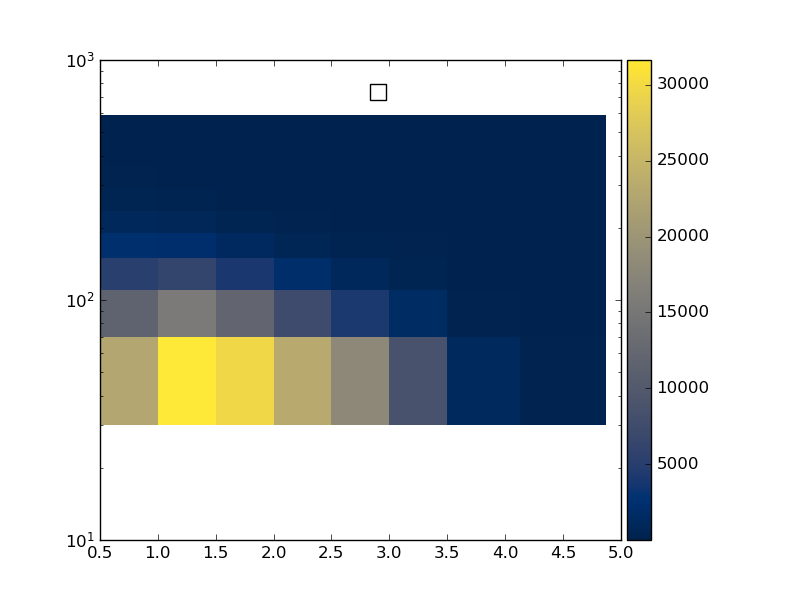

Generate this figure with Python:
#! /usr/bin/env python

# This Python script was auto-generated using YODA v2.0.1.
# Analysis object: /WbWb_singlelepton/dr_bl_pT_lep1
# Timestamp: 12-01-2026 (12:51:18)

import matplotlib as mpl
import matplotlib.pyplot as plt
mpl.use('Agg') # comment out for interactive use
import os
import numpy as np

plotDir = os.path.split(os.path.realpath(__file__))[0]
if 'YODA_USER_PLOT_PATH' in globals():
    plot_outdir = globals()['YODA_USER_PLOT_PATH']
else:
    plot_outdir = plotDir

#plot style
plt.style.use(os.path.join(plotDir, '../default.mplstyle'))

plt.rcParams['text.usetex'] = False
plt.style.use(['classic'])
plt.rc('font', family='DejaVu Sans')
# plot metadata
figW, figH = plt.rcParams['figure.figsize']
ax_xLabel = r''
ax_yLabel = r''
ax_zLabel = r''
ax_title  = r''
ax_xScale = 'linear'
ax_yScale = 'log'
ax_zScale = 'linear'
yLims = (10, 100)

# TeX-friendly labels for the legend
labels = [ r"WbWb\_Slurm\_Template\_171" ]

# Adjust canvas width and height
canvasW = 10
canvasH = 10
figW *= canvasW/10.
figH *= canvasH/9.

# Create figure and axis objects
fig, ax = plt.subplots(1, 1)

# Set figure margins
plt.subplots_adjust(
    left   = 1.0 * plt.rcParams['figure.subplot.left'],
    right  = 1.0 * plt.rcParams['figure.subplot.right'],
    top    = 1.0 * plt.rcParams['figure.subplot.top'],
    bottom = 1.0 * plt.rcParams['figure.subplot.bottom'])

ax.yaxis.set_minor_locator(mpl.ticker.LogLocator(
base=10.0, subs=[i for i in np.arange(0, 1, 0.1)], numticks=np.inf))

# Color map: curve index -> color
colors = {0: '#EE3311', 1: '#3366FF', 2: '#109618', 3: '#FF9900', 4: '#990099'}


# the numerical data is stored in a separate file
dataf = dict()
exec(open(os.path.split(__file__)[0] + '/dr_bl_pT_lep1__data.py').read(), dataf)

legend_handles = dict() # keep track of handles for the legend
# reference data in main panel
cmap = 'cividis'
xbin_cent = np.unique(dataf['xpoints'])
ybin_cent = np.unique(dataf['ypoints'])
X, Y = np.meshgrid(xbin_cent, ybin_cent)
Z = np.array(dataf['zpoints']).reshape(X.shape[::-1])
pc = ax.pcolormesh(X, Y, Z.T, cmap=cmap, shading='auto')
cbar = fig.colorbar(pc, orientation='vertical', ax=ax, pad=0.01)
cbar.set_label(ax_zLabel)
# style options for curves
# starts at zorder>=5 to draw curve on top of legend

legend_pos = (0.5, 0.97)
ax.legend(legend_handles, labels, loc='upper left', bbox_to_anchor=legend_pos)

ax.set_xlabel(ax_xLabel)
ax.set_ylabel(ax_yLabel, loc='top')
ax.set_title(ax_title, loc='left')
ax.set_xscale(ax_xScale)
ax.set_yscale(ax_yScale)

# tick formatting
plt.rcParams['xtick.top'] = True
plt.rcParams['ytick.right'] = True
plt.savefig(os.path.join(plot_outdir, 'dr_bl_pT_lep1.pdf'), format='PDF')
plt.savefig(os.path.join(plot_outdir, 'dr_bl_pT_lep1.png'), format='PNG')

plt.close(fig)
